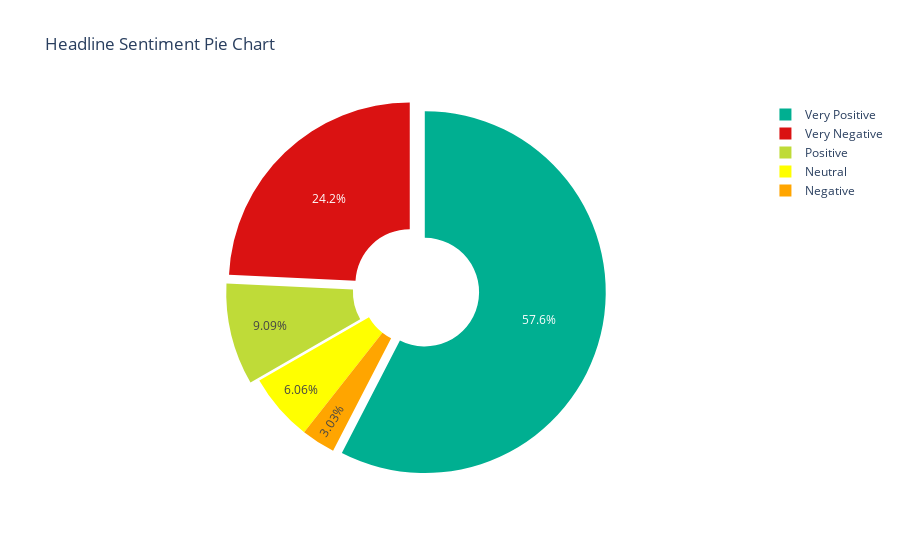

Notebook cell for this chart:
### Code cell
# group the data by Headline sentiment and count the number of headlines in each category
sentiment_counts = df['Headline Sentiment'].value_counts()

# create the pie chart
fig = go.Figure(go.Pie(
    labels=sentiment_counts.index,
    values=sentiment_counts.values,
    pull=[0.05, 0.05, 0.05],  # pull the slices away from the center for emphasis
    hole=0.3,  # set the size of the center hole
    marker=dict(colors=['#00AF91', '#DA1212','#BFDB38','yellow', 'orange' ]),  # set the colors for each slice
))

# set the chart title
fig.update_layout(
    title='Headline Sentiment Pie Chart',
)

# show the chart
fig.show()
pyo.plot(fig, filename='pie.html')

### Figure 1 — Plotly figure (JSON) as saved in the notebook; plotly's stock layout.template omitted (floating-point values rounded to 4 significant figures)
{"data": [{"hole": 0.3, "labels": ["Very Positive", "Very Negative", "Positive", "Neutral", "Negative"], "marker": {"colors": ["#00AF91", "#DA1212", "#BFDB38", "yellow", "orange"]}, "pull": [0.05, 0.05, 0.05], "type": "pie", "values": [57, 24, 9, 6, 3]}], "layout": {"title": {"text": "Headline Sentiment Pie Chart"}}}
